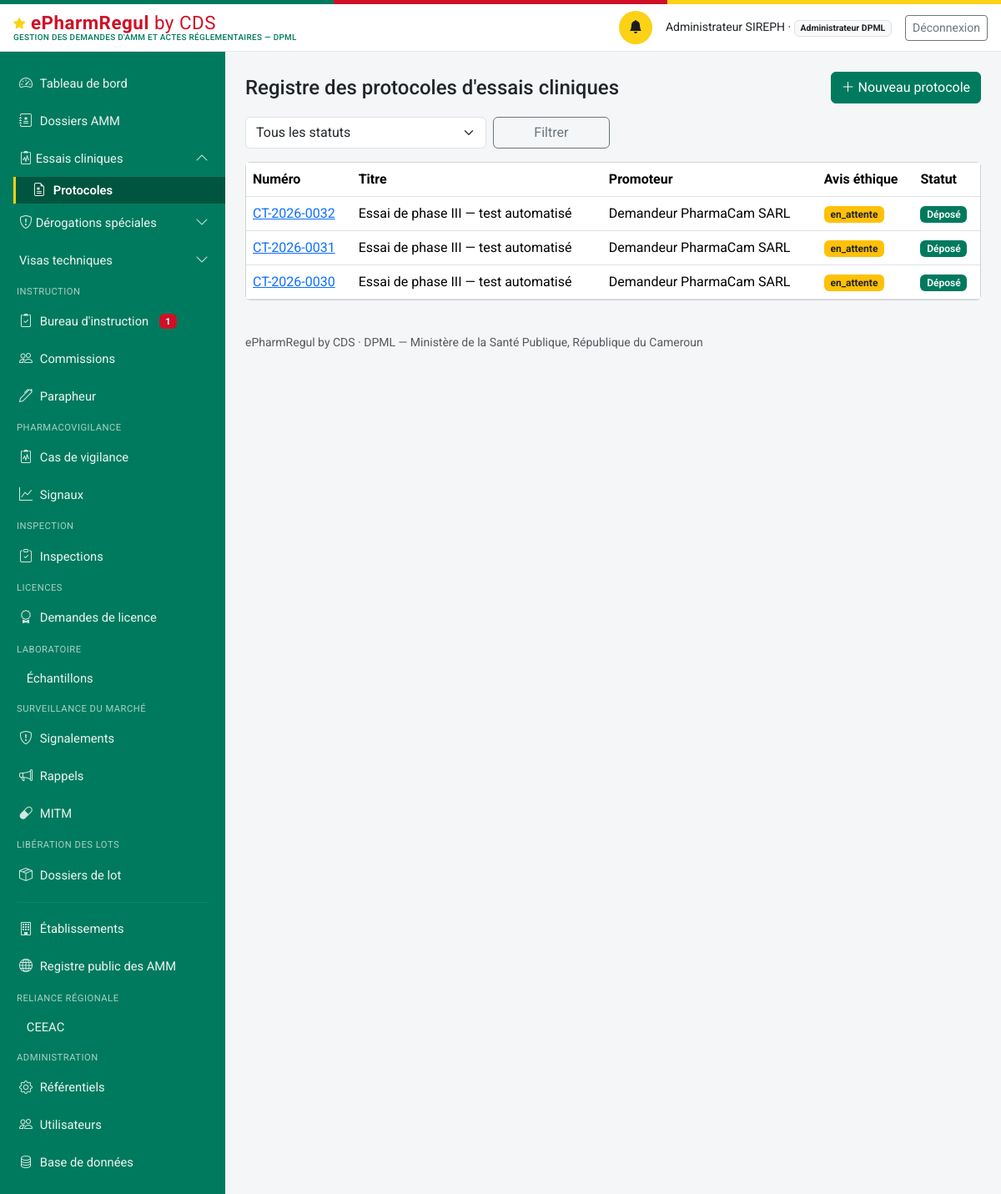
/protocoles (signed in), run on an earlier commit of the app's database.
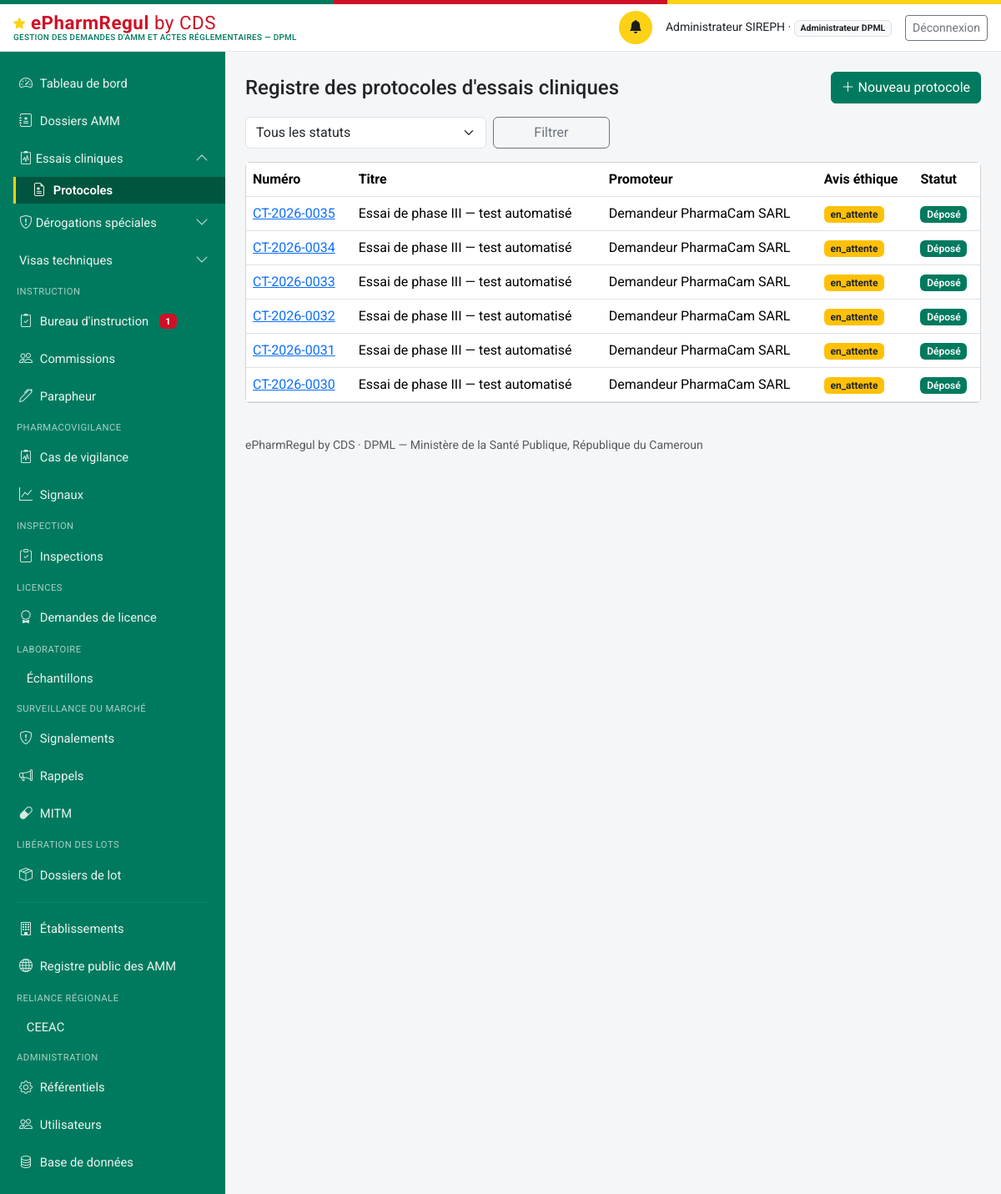
And on a later commit of the database.
### models.py (models this page shows, shortened)
class ProtocoleEssaiClinique(db.Model):
    id = db.Column(db.Integer, primary_key=True)
    numero = db.Column(db.String(30), unique=True, nullable=False)  # CT-{annee}-{seq4}
    titre = db.Column(db.String(300), nullable=False)
    promoteur_id = db.Column(db.Integer, db.ForeignKey("personne.id"), nullable=False)
    produit_etudie_id = db.Column(db.Integer, db.ForeignKey("produit.id"), nullable=True)
    reference_comite_ethique = db.Column(db.String(150), nullable=True)
    statut_avis_ethique = db.Column(db.String(20), nullable=False, default="en_attente")
    statut = db.Column(db.String(30), nullable=False, default="depose")
    motif_decision = db.Column(db.Text, nullable=True)
    date_depot = db.Column(db.DateTime, nullable=True)
    date_decision = db.Column(db.DateTime, nullable=True)
    date_validite = db.Column(db.Date, nullable=True)
    date_limite_reponse_complement = db.Column(db.DateTime, nullable=True)
    amendements_json = db.Column(db.Text, default="[]")
    rapports_etape_json = db.Column(db.Text, default="[]")
    date_creation = db.Column(db.DateTime, default=datetime.utcnow)
    date_maj = db.Column(db.DateTime, default=datetime.utcnow, onupdate=datetime.utcnow)
    promoteur = db.relationship("Personne", foreign_keys=[promoteur_id])
    produit_etudie = db.relationship("Produit", foreign_keys=[produit_etudie_id])
    sites_investigation = db.relationship("Etablissement", secondary="protocole_site", lazy="subquery")
    @property
    def amendements(self):
        return json.loads(self.amendements_json or "[]")
    @property
    def rapports_etape(self):
        return json.loads(self.rapports_etape_json or "[]")

class Personne(db.Model):
    id = db.Column(db.Integer, primary_key=True)
    nom_complet = db.Column(db.String(200), nullable=False)
    email = db.Column(db.String(150), unique=True, nullable=False)  # identifiant de connexion
    password_hash = db.Column(db.String(255), nullable=False)
    role_systeme = db.Column(db.String(50), nullable=False)
    etablissement_rattachement_id = db.Column(db.Integer, db.ForeignKey("etablissement.id"), nullable=True)
    contact = db.Column(db.String(200))
    statut_compte = db.Column(db.String(20), nullable=False, default="actif")
    date_creation = db.Column(db.DateTime, default=datetime.utcnow)
    etablissement = db.relationship("Etablissement", foreign_keys=[etablissement_rattachement_id])
    @property
    def role_label(self):
        from permissions import ROLES
        return ROLES.get(self.role_systeme, self.role_systeme)
    @property
    def niveau(self):
        from permissions import niveau
        return niveau(self)
    @property
    def est_externe(self):
        from permissions import est_externe
        return est_externe(self.role_systeme)

### routes_ct.py (the view)
@ct_bp.route("/protocoles")
@login_required
def registre():
    executer_verifications_delais_ct()
    u = current_user()
    q = ProtocoleEssaiClinique.query
    if u.role_systeme in ("demandeur_externe", "promoteur_essai"):
        import espace_industriel as esp
        q = q.filter(ProtocoleEssaiClinique.promoteur_id.in_(
            esp.personnes_de_la_societe(u)))
    elif u.role_systeme not in ROLES_CT_INTERNES:
        abort(403)
    statut = request.args.get("statut", "")
    if statut:
        q = q.filter_by(statut=statut)
    protocoles = q.order_by(ProtocoleEssaiClinique.date_creation.desc()).all()
    return render_template("essais_cliniques/registre.html", protocoles=protocoles, statut=statut)

### auth.py (called while the page is built)
def current_user():
    uid = session.get("user_id")
    if not uid:
        return None
    return db.session.get(Personne, uid)

def login_required(view):
    @wraps(view)
    def wrapped(*a, **kw):
        if not current_user():
            return redirect(url_for("login", next=request.path))
        return view(*a, **kw)
    return wrapped

### delais.py (called while the page is built, shortened)
def get_parametre(module, cle, default=None):
    p = ParametreModule.query.filter_by(module=module, cle=cle).first()
    return p.valeur if p else default

def executer_verifications_delais_ct():
    from workflow_ct import cloturer_si_delai_depasse
    from models import ProtocoleEssaiClinique
    for protocole in ProtocoleEssaiClinique.query.filter_by(statut="complement_requis").all():
        cloturer_si_delai_depasse(protocole)
    rappel_jours = int(get_parametre("CT", "rappel_rapport_etape_j_avant", default=15))
    db.session.commit()

### matrice_acces.py (called while the page is built)
def profil(utilisateur):
    if utilisateur is None:
        return None
    return PROFILS_DEMANDEUR.get(utilisateur.role_systeme)

def acte_concerne(utilisateur, code_acte):
    fiche = profil(utilisateur)
    if fiche is None:
        return True
    return code_acte in fiche["actes"]

### templates/essais_cliniques/registre.html (shortened to what this page needs)
{% extends "base.html" %}
{% block content %}
<div class="d-flex justify-content-between align-items-center mb-3">
  <h4 class="mb-0">Registre des protocoles d'essais cliniques</h4>
  {% if current_user.role_systeme in ("demandeur_externe", "administrateur_dpml") %}
  <a href="{{ url_for('ct.nouveau') }}" class="btn btn-primary"><i class="bi bi-plus-lg"></i> Nouveau protocole</a>
  {% endif %}
</div>
<form method="get" class="row g-2 mb-3" role="search">
  <div class="col-md-4">
    <select class="form-select" id="statut" name="statut">
      <option value="">Tous les statuts</option>
    </select>
  </div>
  <div class="col-md-2"><button class="btn btn-outline-secondary w-100">Filtrer</button></div>
</form>
<div class="card">
  <div class="table-responsive">
    <table class="table table-hover align-middle mb-0">
      <thead><tr><th>Numéro</th><th>Titre</th><th>Promoteur</th><th>Avis éthique</th><th>Statut</th></tr></thead>
      <tbody>
        {% for p in protocoles %}
        <tr>
          <td><a href="{{ url_for('ct.fiche', id=p.id) }}">{{ p.numero }}</a></td>
          <td>{{ p.titre }}</td>
          <td>{{ p.promoteur.nom_complet }}</td>
          <td><span class="badge {{ 'bg-success' if p.statut_avis_ethique == 'favorable' else ('bg-danger' if p.statut_avis_ethique == 'defavorable' else 'bg-warning text-dark') }}">
            {{ p.statut_avis_ethique }}</span></td>
          <td><span class="badge bg-primary badge-statut">{{ STATUTS_CT.get(p.statut, p.statut) }}</span></td>
        </tr>
        {% else %}
        <tr><td colspan="5" class="text-center text-muted py-4">Aucun résultat ne correspond à ces critères.</td></tr>
        {% endfor %}
      </tbody>
    </table>
  </div>
</div>
{% endblock %}

### templates/base.html (shortened to what the changed rows need)
<!doctype html>
<html lang="fr">
<head>
<link href="https://cdn.jsdelivr.net/npm/bootstrap@5.3.3/dist/css/bootstrap.min.css" rel="stylesheet">
<link href="https://cdn.jsdelivr.net/npm/bootstrap-icons@1.11.3/font/bootstrap-icons.css" rel="stylesheet">
<link href="{{ url_for('static', filename='css/style.css') }}" rel="stylesheet">
</head>
<body>
<div class="sireph-layout">
  {% if current_user %}
  <nav id="sireph-sidebar" class="offcanvas-lg offcanvas-start sireph-sidebar" tabindex="-1"
       aria-label="Navigation principale">
    <div class="offcanvas-body d-flex flex-column p-0">
      <ul class="nav nav-pills flex-column">
        {% for e in menu %}
        {% if e.enfants %}
        <li class="nav-item">
          <a class="nav-link d-flex align-items-center justify-content-between
                    {{ 'active' if e.actif }} {{ 'disabled text-secondary' if not e.accessible }}"
             {% if e.accessible %}
             data-bs-toggle="collapse" href="#groupe-{{ e.code }}" role="button"
             aria-expanded="{{ 'true' if e.ouvert else 'false' }}"
             aria-controls="groupe-{{ e.code }}"
             {% else %}
             href="#" tabindex="-1" aria-disabled="true"
             title="{{ e.motif }}" data-bs-toggle="tooltip"
             onclick="return false;"
             {% endif %}>
            <span><i class="bi {{ e.icone }}"></i> {{ e.libelle }}</span>
            {% if e.accessible %}
            <i class="bi bi-chevron-down small sireph-chevron"></i>
            {% else %}
            <i class="bi bi-slash-circle small" aria-hidden="true"></i>
            {% endif %}
          </a>
          {% if e.accessible %}
          <div class="collapse {{ 'show' if e.ouvert }}" id="groupe-{{ e.code }}">
            <ul class="nav nav-pills flex-column">
              {% for f in e.enfants %}
              <li class="nav-item ps-3">
                <a class="nav-link py-1 small
                          {{ 'active' if f.actif }}
                          {{ 'disabled text-secondary' if not f.accessible }}"
                   {% if f.accessible %}href="{{ f.href }}"
                   {% else %}href="#" tabindex="-1" aria-disabled="true"
                   title="{{ f.motif }}" data-bs-toggle="tooltip"
                   onclick="return false;"{% endif %}>
                  <i class="bi {{ f.icone }}"></i> {{ f.libelle }}
                </a>
              </li>
              {% endfor %}
            </ul>
          </div>
          {% endif %}
        </li>
        {% else %}
        <li class="nav-item">
          <a class="nav-link {{ 'active' if e.actif }}
                    {{ 'disabled text-secondary' if not e.accessible }}"
             {% if e.accessible %}href="{{ e.href }}"
             {% else %}href="#" tabindex="-1" aria-disabled="true"
             title="{{ e.motif }}" data-bs-toggle="tooltip"
             onclick="return false;"{% endif %}>
            <i class="bi {{ e.icone }}"></i> {{ e.libelle }}
          </a>
        </li>
        {% endif %}
        {% endfor %}
      </ul>
    </div>
  </nav>
  {% endif %}
  <main id="contenu-principal" class="sireph-content">
    {% block content %}{% endblock %}
  </main>
</div>
</body>
</html>

What changed in the data, as far as the page shows it:
added ProtocoleEssaiClinique: numero "CT-2026-0035", titre "Essai de phase III — test automatisé", promoteur.nom_complet "Demandeur PharmaCam SARL", statut_avis_ethique "en_attente", get "Déposé"
added ProtocoleEssaiClinique: numero "CT-2026-0034", titre "Essai de phase III — test automatisé", promoteur.nom_complet "Demandeur PharmaCam SARL", statut_avis_ethique "en_attente", get "Déposé"
added ProtocoleEssaiClinique: numero "CT-2026-0033", titre "Essai de phase III — test automatisé", promoteur.nom_complet "Demandeur PharmaCam SARL", statut_avis_ethique "en_attente", get "Déposé"
